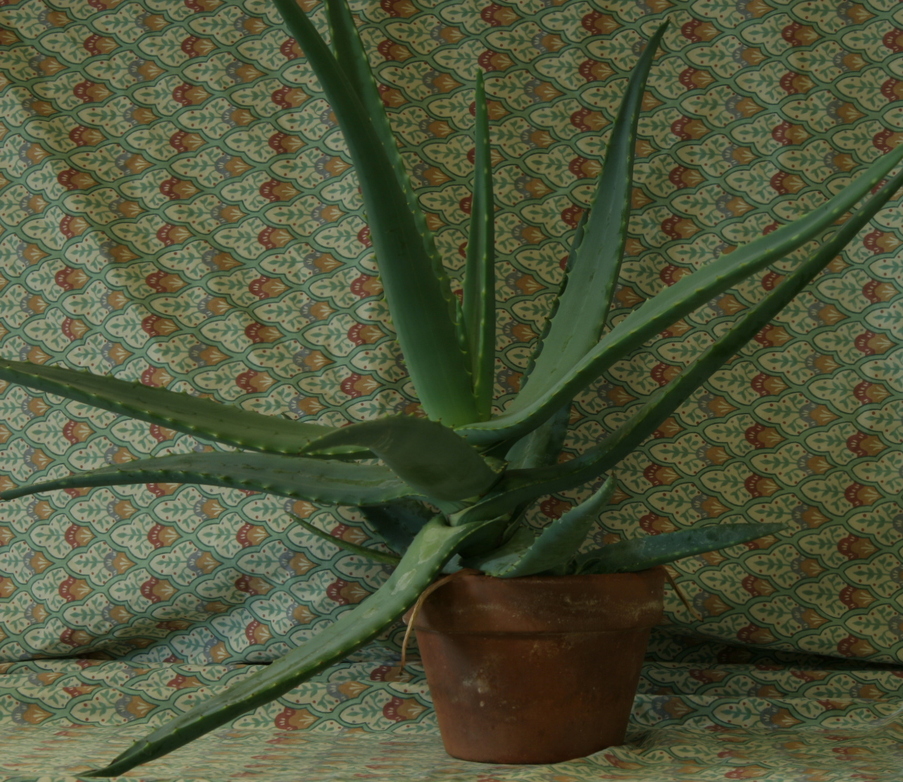
#> input picture view6.png, 903 x 782 px, shrunk from 1282 x 1110 before the run
$ jupyter execute chap154.ipynb
#> lines starting #> are read from the running program, lines starting #| are printed output that depends on the picture
##### 1.5.4 Introduction to SIFT (Scale-Invariant Feature Transform)

[cell 1]
import cv2
from PIL import Image
import numpy as np
import matplotlib.pyplot as pl
from matplotlib import pyplot as plt

[cell 2]
img = cv2.imread('view6.png')
#> img is the input picture: shape (782, 903, 3); mean B, G, R 56.4, 83.6, 77.9
gray= cv2.cvtColor(img,cv2.COLOR_BGR2GRAY)
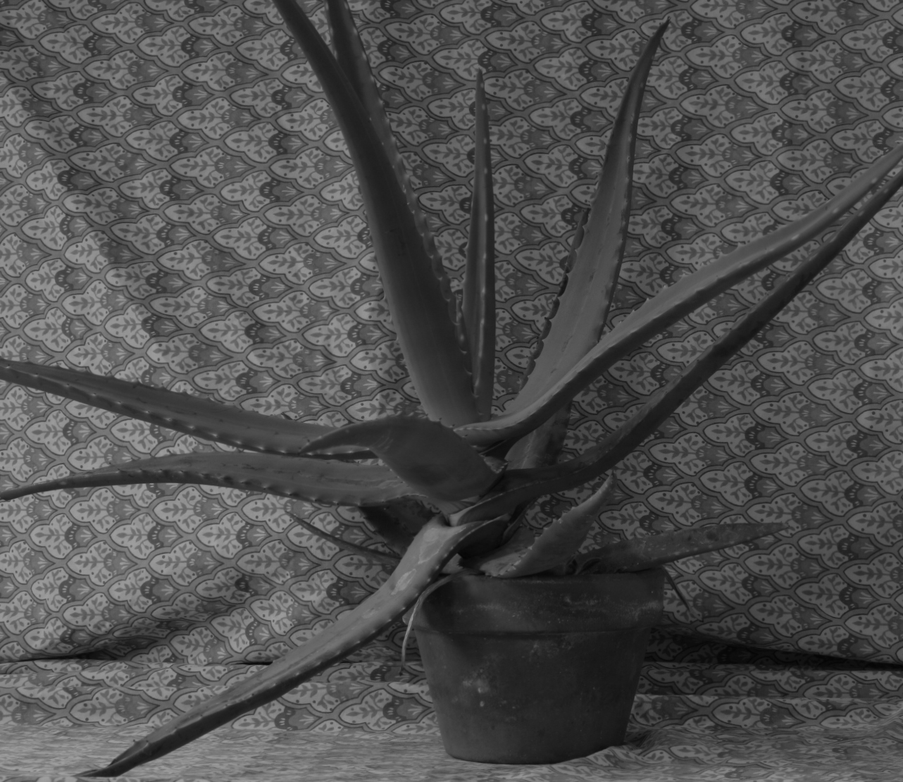
#> gray: shape (782, 903); min 4, max 162, mean 78.8

sift = cv2.SIFT_create()
kp, des = sift.detectAndCompute(gray,None)
#> kp = 9895 keypoints; strongest (x, y, size): (119, 767, 11.8), (431, 543, 25.6), (144, 486, 3.3), (408, 629, 2.5)

img=cv2.drawKeypoints(gray,kp, img)
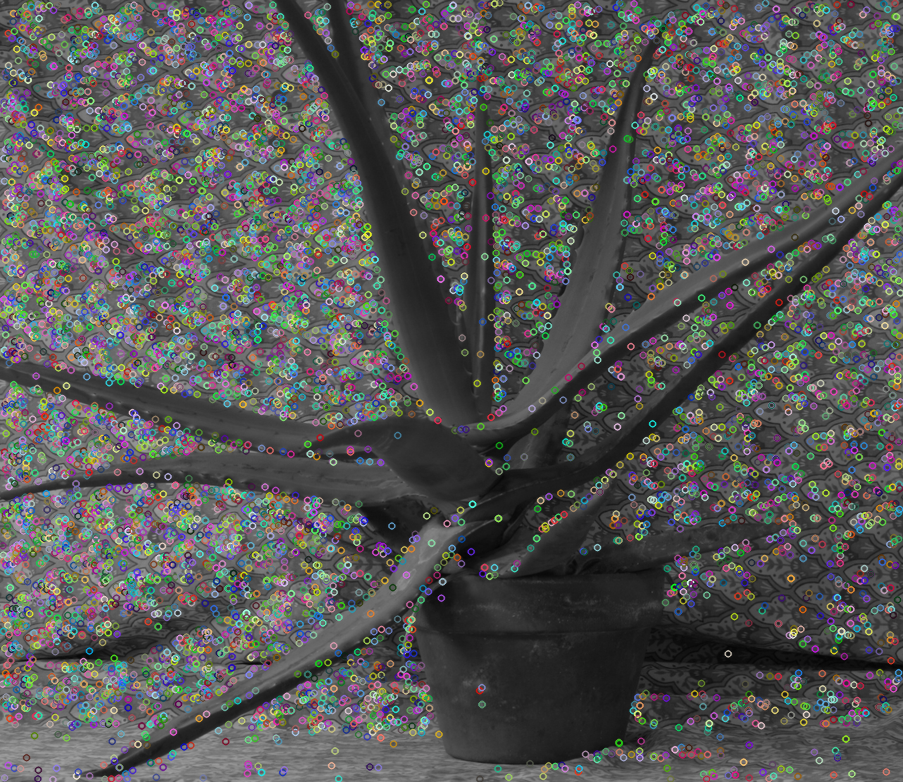
#> img: shape (782, 903, 3); mean B, G, R 86.6, 87.1, 86.9

cv2.imwrite('sift_keypoints6.jpg',img)
#> Out = True

$ run again, with view0.png copied over view6.png
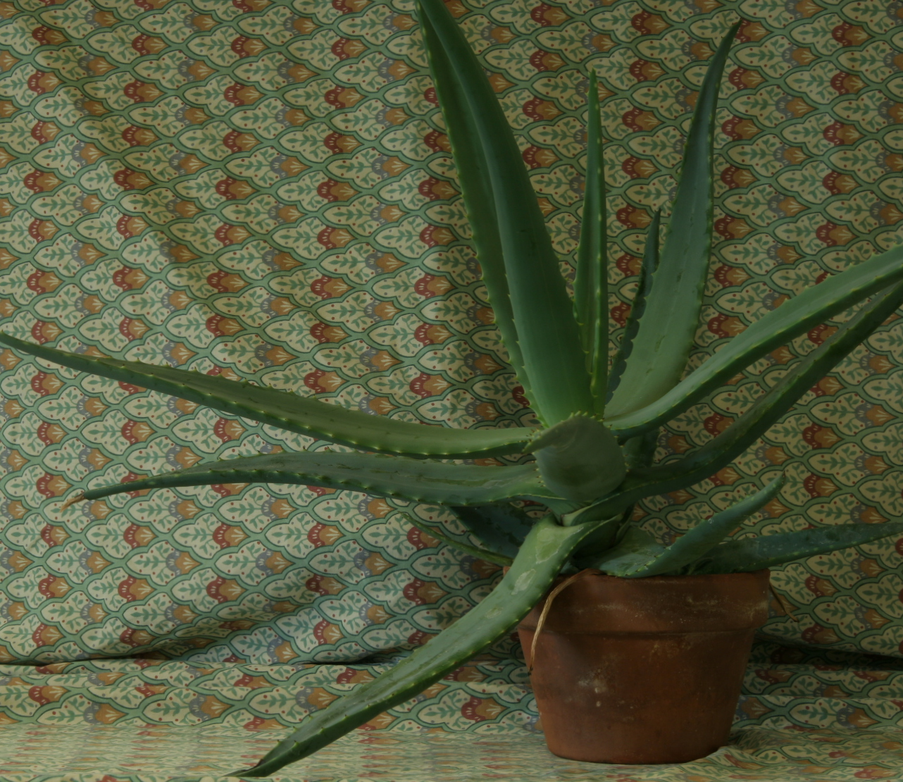
#> input picture view0.png, 903 x 782 px, shrunk from 1282 x 1110 before the run
#> img is the input picture: shape (782, 903, 3); mean B, G, R 58.6, 87.2, 81.7
#> `gray= cv2.cvtColor(img,cv2.COLOR_BGR2GRAY)`:
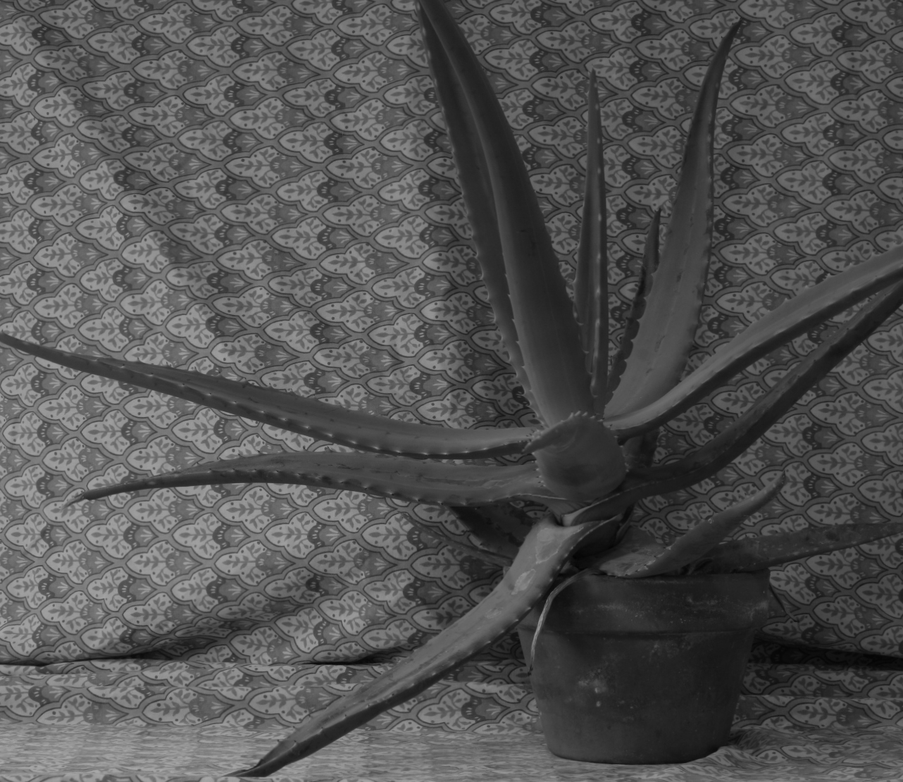
#> gray: shape (782, 903); min 3, max 169, mean 82.3
#> kp = 10302 keypoints; strongest (x, y, size): (233, 450, 1.9), (208, 487, 3.3), (344, 668, 3.4), (140, 452, 1.8)
#> `img=cv2.drawKeypoints(gray,kp, img)`:
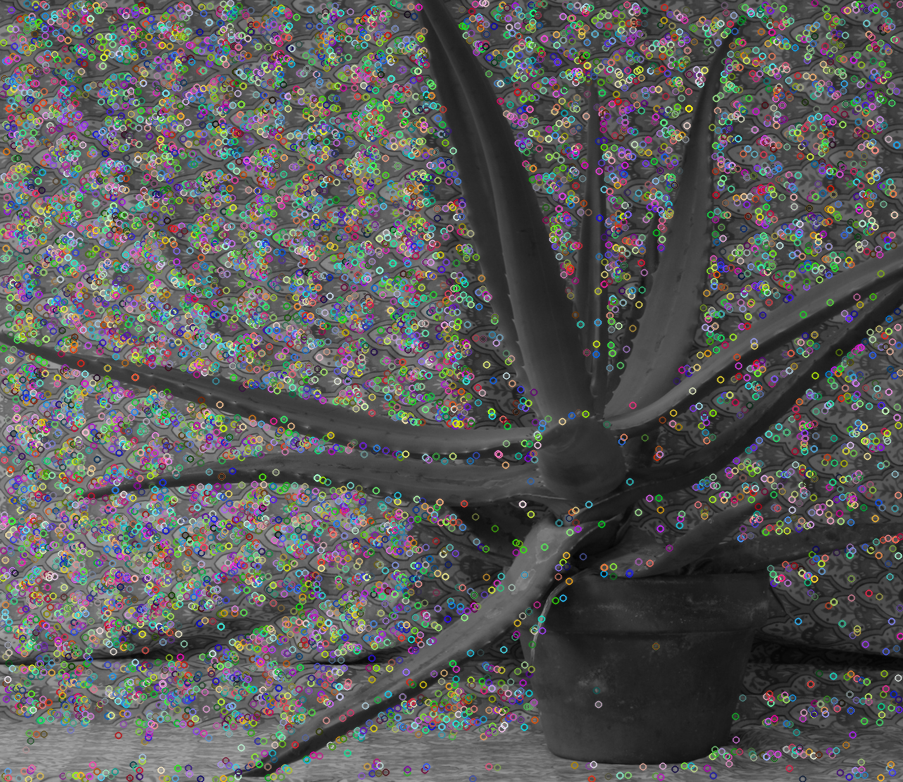
#> img: shape (782, 903, 3); mean B, G, R 89.1, 89.6, 89.4
#> Out = True

$ run again, with view1.png copied over view6.png
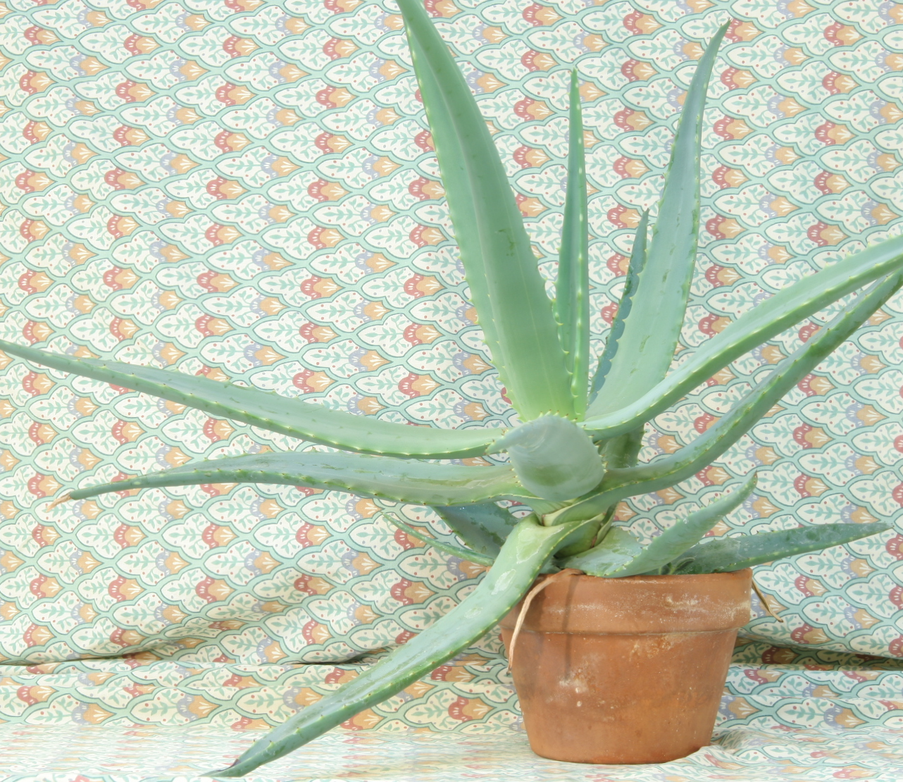
#> input picture view1.png, 903 x 782 px, shrunk from 1282 x 1110 before the run
#> img is the input picture: shape (782, 903, 3); mean B, G, R 181.6, 201.7, 192.1
#> `gray= cv2.cvtColor(img,cv2.COLOR_BGR2GRAY)`:
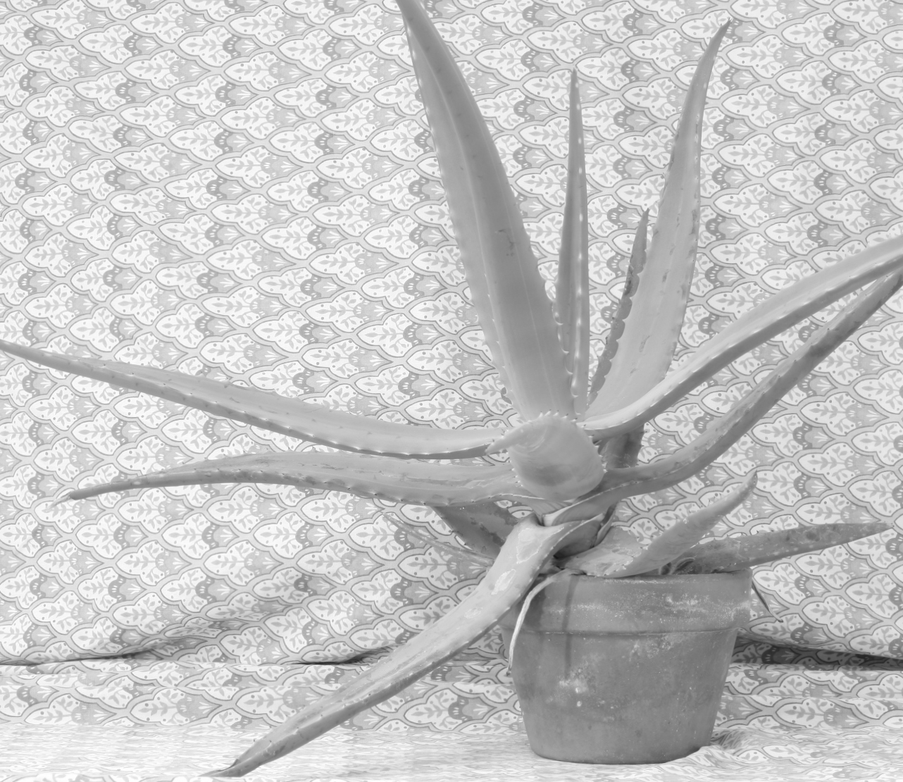
#> gray: shape (782, 903); min 23, max 255, mean 196.6
#> kp = 10149 keypoints; strongest (x, y, size): (541, 523, 6.2), (561, 556, 17.1), (107, 658, 4), (124, 656, 4.2)
#> `img=cv2.drawKeypoints(gray,kp, img)`:
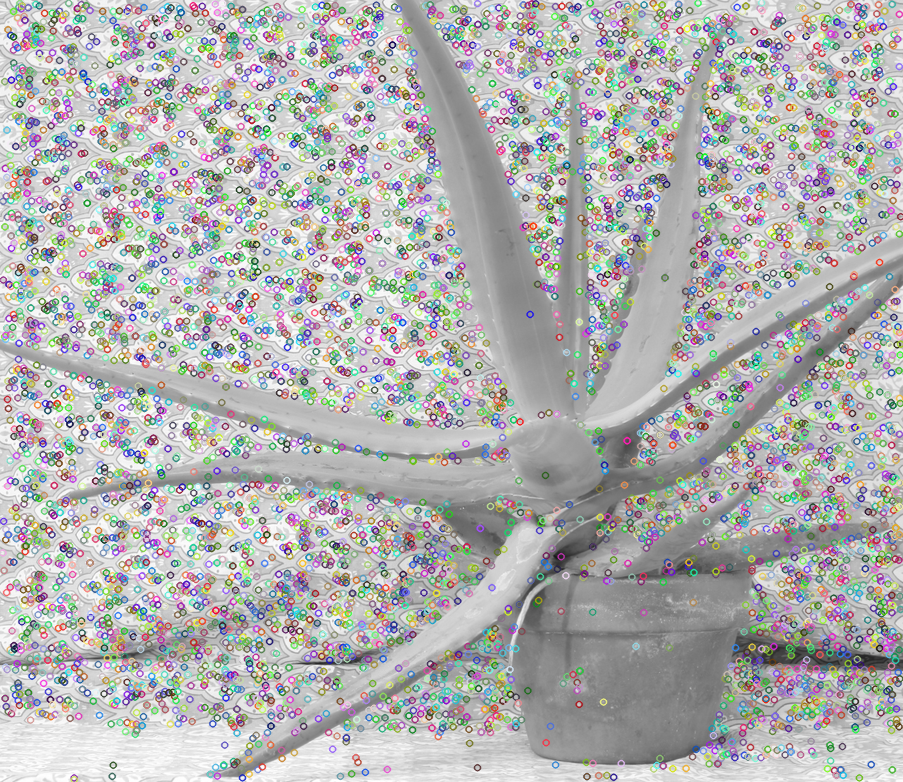
#> img: shape (782, 903, 3); mean B, G, R 178, 178.4, 178.2
#> Out = True

$ run again, with 20201105_125557.png copied over view6.png
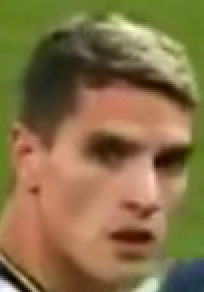
#> input picture 20201105_125557.png, 102 x 146 px (shown 2 times larger)
#> img is the input picture: shape (146, 102, 3); mean B, G, R 71.5, 112.3, 134.1
#> `gray= cv2.cvtColor(img,cv2.COLOR_BGR2GRAY)`:
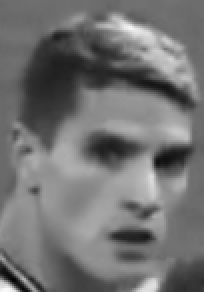
#> gray: shape (146, 102) (shown 2 times larger); min 1, max 250, mean 114.2
#> kp = 70 keypoints; strongest (x, y, size): (84, 79, 9.7), (7, 140, 3.5), (54, 75, 12.1), (12, 140, 2.2)
#> `img=cv2.drawKeypoints(gray,kp, img)`:
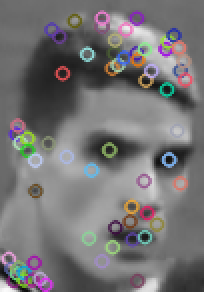
#> img: shape (146, 102, 3) (shown 2 times larger); mean B, G, R 116.6, 115.4, 117.2
#> Out = True
